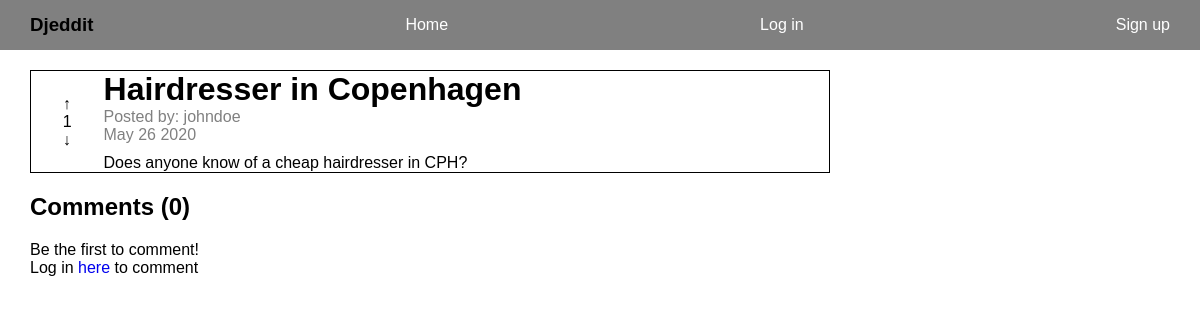
The page /reddit/post/40 on the database as committed earlier.
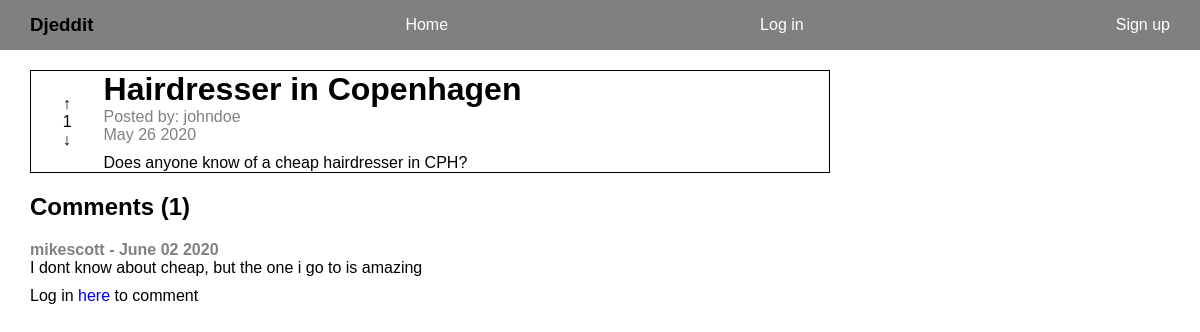
The same page on the database as committed later.
### reddit_app/models.py (models this page shows, shortened)
class Comment(models.Model):
    text = models.TextField()
    post = models.ForeignKey(Post, on_delete=models.CASCADE)
    author = models.ForeignKey(User, on_delete=models.CASCADE)
    created_at = models.DateTimeField(auto_now_add=True)
    def date_commented(self):
        return self.created_at.strftime('%B %d %Y')

### reddit_app/views.py (the view)
# urls.py: path("post/<int:post_id>", views.single_post, name="single_post"),
def single_post(request, post_id):
    post = get_object_or_404(Post, id=post_id)
    comment = Comment()
    comments = Comment.objects.filter(post=post)
    context = {"post": post, "comments": comments}
    return render(request, "reddit_app/single_post.html", context)

### reddit_app/models.py (called while the page is built)
    def date_posted(self):
        return self.created_at.strftime('%B %d %Y')

### templates/reddit_app/single_post.html (shortened to what this page needs)
{% extends 'base.html' %} {% block title %} {{post.title}} {% endblock title %}
{% block content %}
<div class="post-container single-post post-{{post.id}}">
    <div>
        <p class="upvote post-vote" data-votes="{{post.votes}}" data-postid="{{ post.id }}" data-userid="{{ user.id }}">&uarr;</p>
        <p class="votes">{{post.votes}}</p>
        <p class="downvote post-vote" data-votes="{{post.votes}}" data-postid="{{ post.id }}" data-userid="{{ user.id }}">&darr;</p>
    </div>
    <div>
        <h1>{{post.title}}</h1>
        <div class="post-info">
            <span>Posted by: {{post.author}}</span>
            <p>{{post.date_posted}}</p>
        </div>
        <p>{{post.text}}</p>
    </div>
</div>
<div id="comments">
    <h2>Comments ({{comments.count}})</h2>
    {% if comments.count %}
        {% for comment in comments %}
            <div class="comment">
                <span>{{comment.author}} - {{comment.date_commented}}</span>
                <p>{{comment.text}}</p>
            </div>
        {% endfor %}
    {% else %}
        <p>Be the first to comment!</p>
    {% endif %}
</div>
{% if request.user.is_authenticated %}
    <div id="comment-form">
        <form method="POST" action="{% url "reddit_app:comment" post.id %}">
            {% csrf_token %}
            <textarea name="text" placeholder="write your comment"></textarea>
            <button>Comment</button>
        </form>
    </div>
{% else %}
    <p>Log in <a href="{% url "user_app:login" %}">here</a> to comment</p>
{% endif %}
{% load static %}
{% endblock content %}

Rows that differ between the two databases and show on the page:
added Comment: author "mikescott", date_commented "June 02 2020", text "I dont know about cheap, but the one i go to is amazing"
Other text that changed with them:
{{ comments.count }}: "0" → "1"
text no longer shown: "Be the first to comment!"
